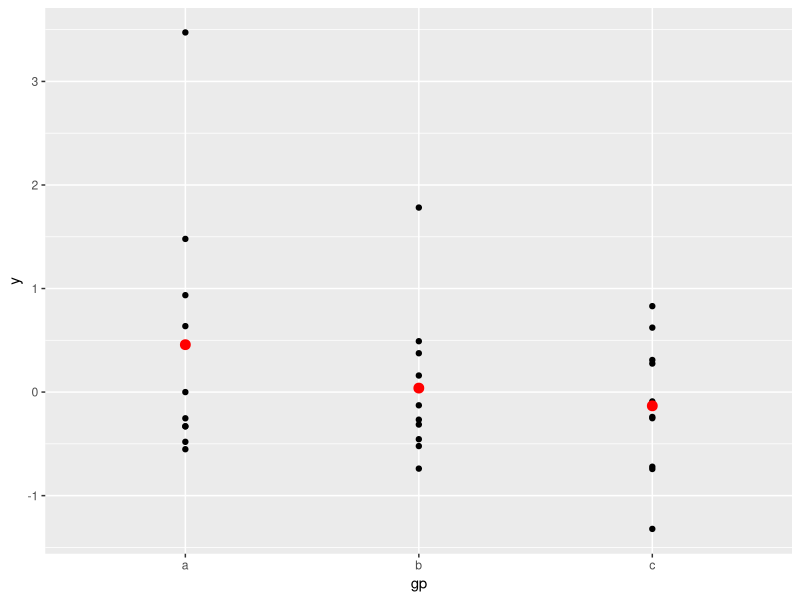
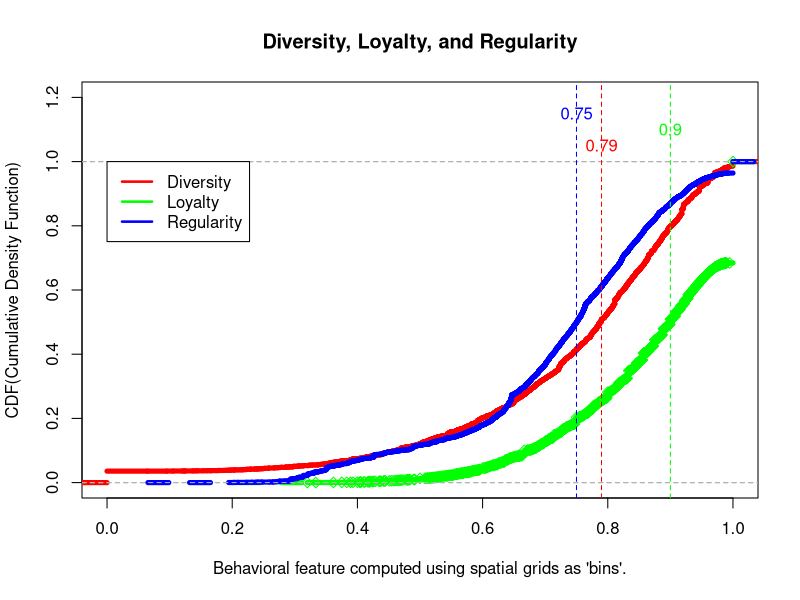

Source code (R) for these figures, in order:
require("reshape")
require("ggplot2")

df <- data.frame(gp = factor(rep(letters[1:3], each = 10)),
                 y = rnorm(30))
# Compute sample mean and standard deviation in each group
library(plyr)
ds <- ddply(df, .(gp), summarise, mean = mean(y), sd = sd(y))

# Declare the data frame and common aesthetics.
# The summary data frame ds is used to plot
# larger red points in a second geom_point() layer.
# If the data = argument is not specified, it uses the
# declared data frame from ggplot(); ditto for the aesthetics.
ggplot(df, aes(x = gp, y = y)) +
  geom_point() +
  geom_point(data = ds, aes(y = mean),
             colour = 'red', size = 3)

w1 <- read.csv(file="derived_features_validated.csv",sep=",",head=TRUE)
df<-w1[complete.cases(w1),1:20]
print (nrow(df))

#df<-derived_cust_fin_subsetjuly;

P1=ecdf(df$spatial.grid_div);
P2=ecdf(df$spatial.grid_loy);
P3=ecdf(df$spatial.grid_reg);

P1median=round(median(df$spatial.grid_div),digits=2);
P2median=round(median(df$spatial.grid_loy),digits=2);
P3median=round(median(df$spatial.grid_reg),digits=2);





plot(P1, col="red", xlim=c(0,1),ylim=c(0,1.2), main="Diversity, Loyalty, and Regularity", lwd=5, pch=5, xlab="Behavioral feature computed using spatial grids as 'bins'.",ylab="CDF(Cumulative Density Function)");
lines(P2, col="green", lty="dashed", lwd=5, pch=5)
lines(P3, col="blue", lty="dashed", lwd=5, pch=5);

abline(v=P1median,col="red", lty="dashed", text(x=P1median, y=1.05, toString(P1median), col="red"))
abline(v=P2median,col="green", lty="dashed", text(x=P2median, y=1.1, toString(P2median), col="green"))
abline(v=P3median,col="blue", lty="dashed", text(x=P3median, y=1.15, toString(P3median), col="blue"))



# adds titles to the axes 


legend(0,1,# places a legend at the appropriate place 
       c("Diversity", "Loyalty", "Regularity"), # puts text in the legend 
       lty=c(1,1,1), # gives the legend appropriate symbols (lines)
       lwd=c(2.5,2.5,2.5),col=c("red", "green", "blue")) # gives the legend lines the correct color and width

# test_data <- data.frame(
#   var0 =  P1,
#   var1 = P2, 
#   yax=1:10000)
# 
# 
# ggplot(test_data,aes(yax)) + 
#   geom_line(aes(y = var0, colour = "red", lty="solid")) + 
#   geom_line(aes(y = var1, colour = "green", lty="dashed"))
